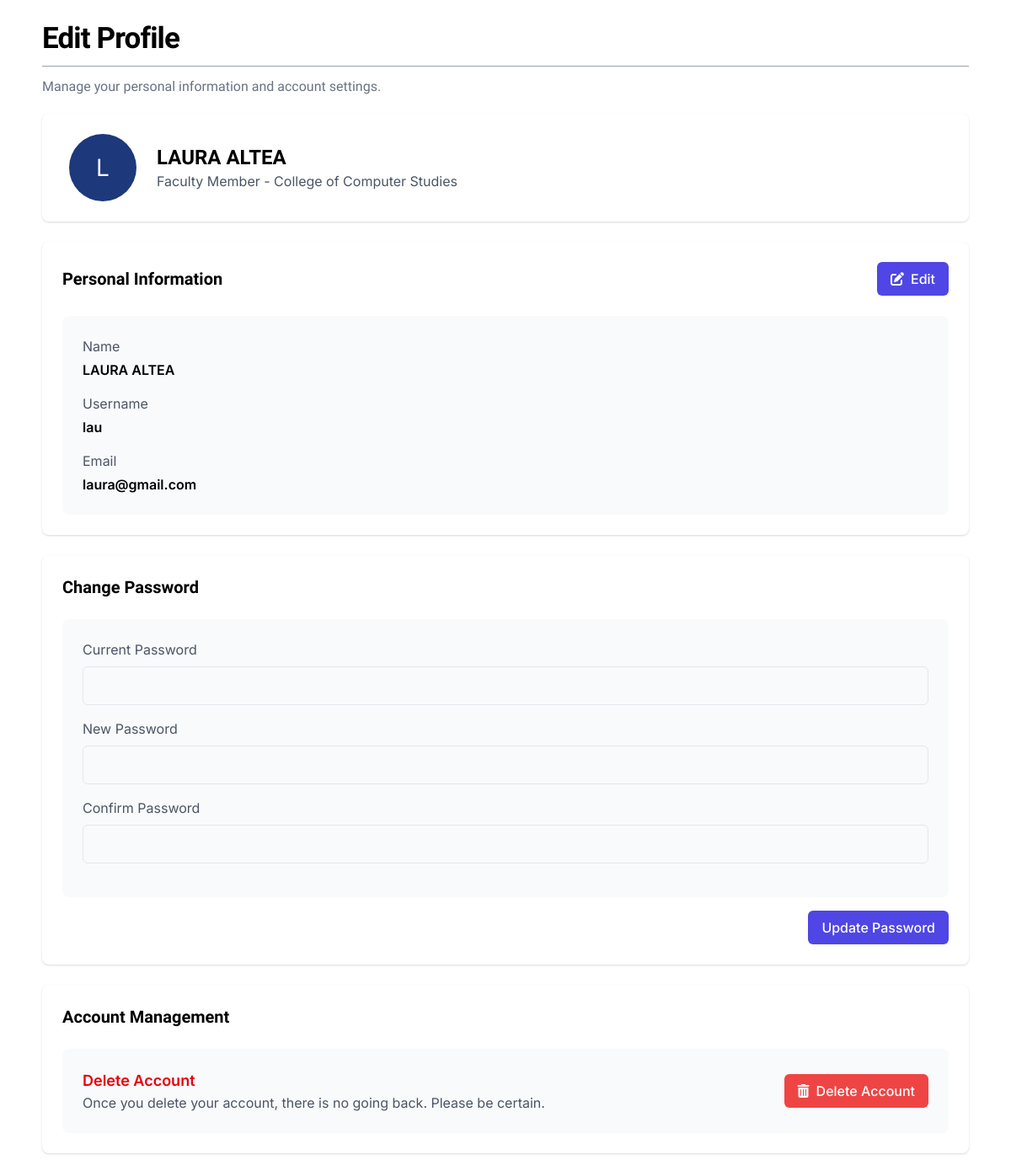
The page /main/profile/profile_frame.php (signed in) on the database as committed earlier.
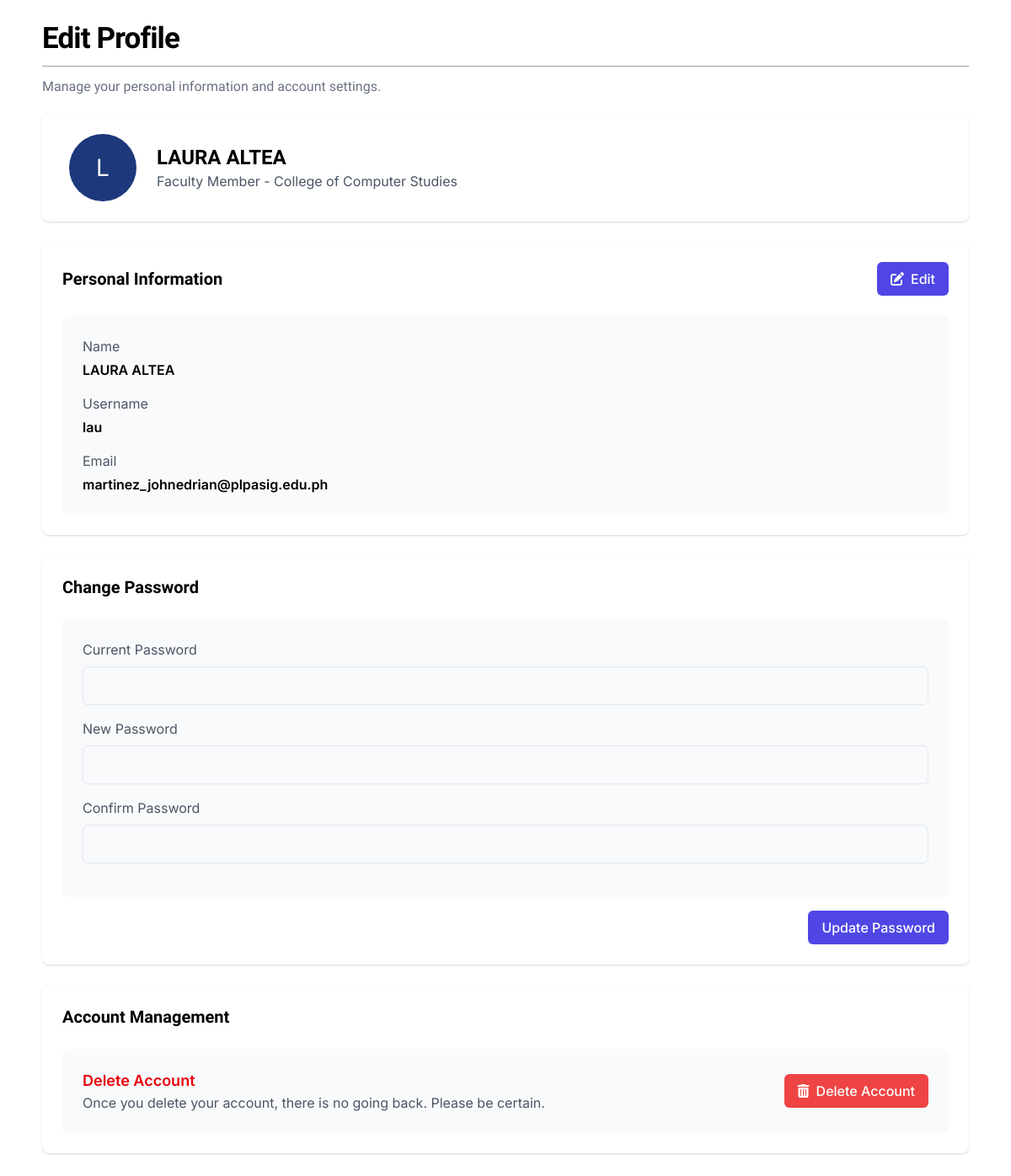
The same page on the database as committed later.
### tables this page shows
CREATE TABLE `personnel` (
  `PersonnelID` int(11) NOT NULL AUTO_INCREMENT,
  `FirstName` varchar(50) NOT NULL,
  `LastName` varchar(50) NOT NULL,
  `Gender` enum('Male','Female','Other') DEFAULT NULL,
  `Role` varchar(10) DEFAULT NULL,
  `FacultyID` int(11) DEFAULT NULL,
  `AccountID` int(11) DEFAULT NULL,
  PRIMARY KEY (`PersonnelID`),
  KEY `FacultyID` (`FacultyID`),
  KEY `AccountID` (`AccountID`),
  CONSTRAINT `personnel_ibfk_1` FOREIGN KEY (`FacultyID`) REFERENCES `faculties` (`FacultyID`),
  CONSTRAINT `personnel_ibfk_2` FOREIGN KEY (`AccountID`) REFERENCES `accounts` (`AccountID`) ON DELETE SET NULL ON UPDATE CASCADE
);

CREATE TABLE `accounts` (
  `AccountID` int(11) NOT NULL AUTO_INCREMENT,
  `Username` varchar(50) NOT NULL,
  `Password` varchar(255) NOT NULL,
  `Email` varchar(100) NOT NULL,
  `CreatedAt` datetime DEFAULT current_timestamp(),
  `reset_token_hash` varchar(64) DEFAULT NULL,
  `reset_token_expires_at` datetime DEFAULT NULL,
  PRIMARY KEY (`AccountID`),
  UNIQUE KEY `Username` (`Username`),
  UNIQUE KEY `Email` (`Email`),
  UNIQUE KEY `reset_token_hash` (`reset_token_hash`)
);

CREATE TABLE `faculties` (
  `FacultyID` int(11) NOT NULL AUTO_INCREMENT,
  `Faculty` varchar(100) DEFAULT NULL,
  `JoinCode` varchar(5) NOT NULL,
  PRIMARY KEY (`FacultyID`),
  UNIQUE KEY `JoinCode` (`JoinCode`)
);

### main/profile/profile_frame.php (the view, shortened to what the changed rows need)
<?php
$conn = new mysqli("localhost", "root", "", "cms");
$accountID = $_SESSION['AccountID'];
$username = $_SESSION['Username'];
$sql = "SELECT p.PersonnelID, p.FirstName, p.LastName, p.Gender, p.Role,
        a.Username, a.Email, f.Faculty, f.FacultyID
        FROM personnel p
        JOIN accounts a ON p.AccountID = a.AccountID
        LEFT JOIN faculties f ON p.FacultyID = f.FacultyID
        WHERE a.AccountID = ?";
$stmt = $conn->prepare($sql);
$stmt->bind_param("i", $accountID);
$stmt->execute();
$result = $stmt->get_result();
if ($result && $result->num_rows > 0) {
    $user = $result->fetch_assoc();
    $facultyName = $user['Faculty'] ?? "No Faculty Assigned";
    $fullName = $user['FirstName'] . ' ' . $user['LastName'];
    $email = $user['Email'];
    $role = $user['Role'];
    $roleNames = [
        'DN' => 'Dean',
        'PH' => 'Program Head',
        'COR' => 'Courseware Coordinator',
        'FM' => 'Faculty Member',
        'user' => 'User'
    ];
    $roleDisplay = isset($roleNames[$role]) ? $roleNames[$role] : $role;
} else {
    $fullName = "User Not Found";
    $email = $username;
    $facultyName = "No Faculty Assigned";
    $roleDisplay = "Unknown";
    $members = [];
}
?>
<!DOCTYPE html>
<html lang="en">
<head>
    <link href="../../src/tailwind/output.css" rel="stylesheet" />
    <link rel="stylesheet" href="https://cdnjs.cloudflare.com/ajax/libs/font-awesome/6.4.0/css/all.min.css">
</head>
<body>
    <div class="flex-1 flex flex-col px-[50px] pt-[15px] pb-[50px] overflow-y-auto">
        <h1 class="py-[5px] text-[35px] tracking-tight font-overpass font-bold">Edit Profile</h1>
        <div class="section-card">
            <div class="flex items-center">
                <div class="profile-avatar mr-6 w-8 h-8 rounded-full bg-[#1D387B] text-white flex items-center justify-center ml-2">
                    <?php echo strtoupper(substr($fullName, 0, 1)); ?>
                </div>
                <div>
                    <h2 class="text-2xl font-bold font-overpass"><?php echo htmlspecialchars($fullName); ?></h2>
                    <p class="text-gray-600"><?php echo htmlspecialchars($roleDisplay); ?> - <?php echo htmlspecialchars($facultyName); ?></p>
                </div>
            </div>
        </div>
        <div class="section-card">
            <div class="flex items-center justify-between mb-6">
                <h2 class="text-xl font-bold font-overpass">Personal Information</h2>
            </div>
            <div id="profileDisplay" class="bg-gray-50 rounded-lg p-6">
                <div class="mb-4">
                    <p class="text-gray-600 mb-1">Name</p>
                    <p class="font-semibold"><?php echo htmlspecialchars($fullName); ?></p>
                </div>
                <div>
                    <p class="text-gray-600 mb-1">Email</p>
                    <p class="font-semibold"><?php echo htmlspecialchars($email); ?></p>
                </div>
            </div>
        </div>
        <div class="section-card">
            <h2 class="text-xl font-bold font-overpass mb-6">Change Password</h2>
        </div>
        <div class="section-card">
            <h2 class="text-xl font-bold font-overpass mb-6">Account Management</h2>
        </div>
    </div>
</body>
</html>

Rows that differ between the two databases and show on the page:
changed through a linked row, personnel "LAURA ALTEA": AccountID.Email "laura@gmail.com" → "martinez_johnedrian@plpasig.edu.ph"
